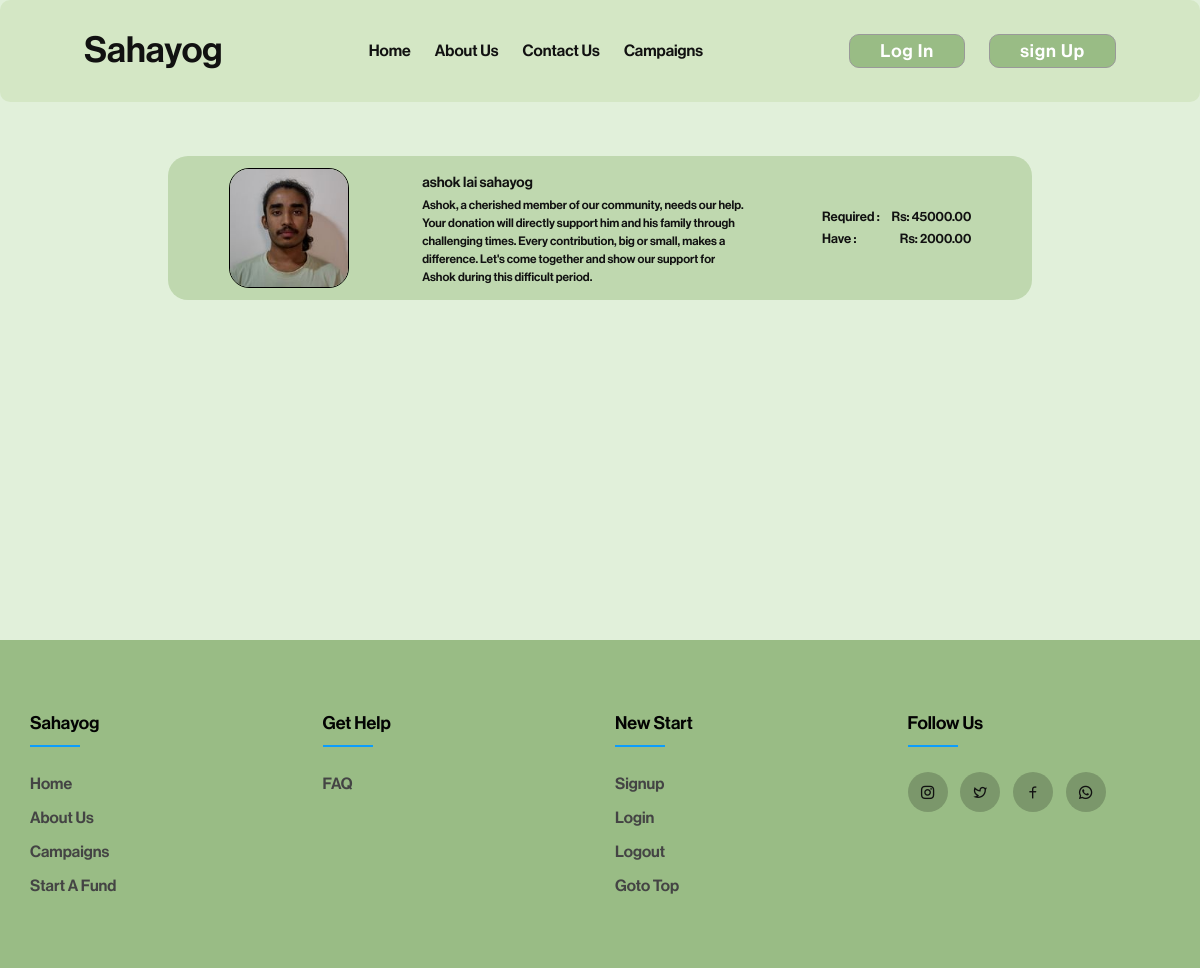
The app's page /campaign/, older data.
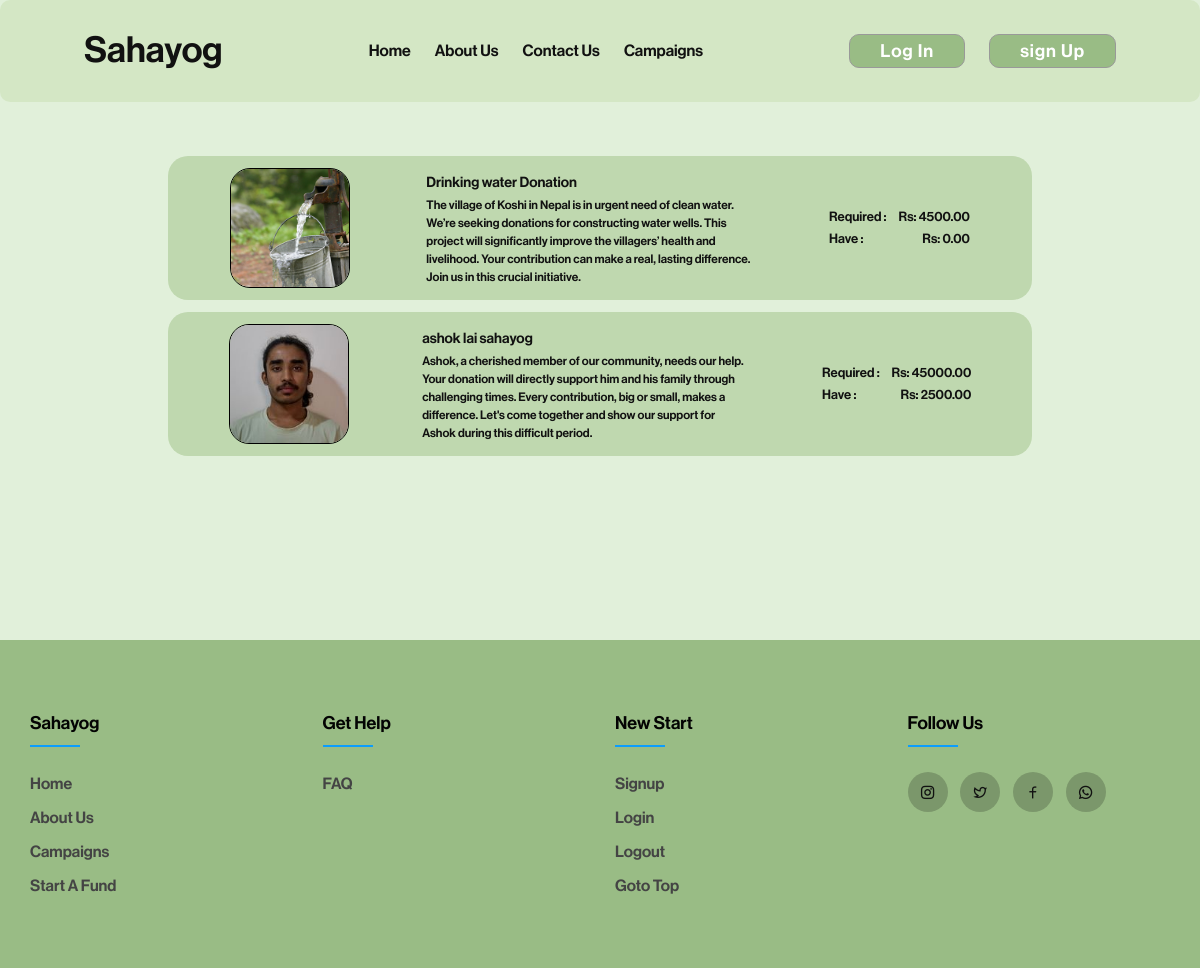
The same page, newer data.
### fundapp/models.py (models this page shows, shortened)
class AllFund(models.Model):
    user = models.ForeignKey(User, on_delete=models.CASCADE, related_name='user_campaign')
    sno = models.AutoField(primary_key=True)
    image = models.ImageField(upload_to="fundapp/images", default="upload-image")
    title = models.CharField(max_length=100)
    description = models.TextField(blank=True)
    campaignType = models.CharField(max_length=100)
    required = models.DecimalField(max_digits=19, decimal_places=10)
    have = models.DecimalField(max_digits=19, decimal_places=10, default=0)
    slug = models.CharField(max_length=130,unique=True, blank=True)
    timeStamp = models.DateField(auto_now_add=True, blank=True)

### fundapp/views.py (the view)
# urls.py: path('campaign/', views.campaign,name='causes'),
def campaign(request):
    allfund= AllFund.objects.all()[::-1]
    context = {"allfund": allfund}
    return render(request, 'campaign.html', context)

### templates/campaign.html (shortened to what this page needs)
{% extends "base.html" %}
{% block stylesheet %}
<link rel="stylesheet" href="/static/css/campaign.css">
{% endblock stylesheet %}
{% block content %}
<div id="main">
    <div id="campaign">
        <div id="each-person-container">
            {% for item in allfund %}
            <a href="/campaign/{{item.slug}}">
                <div class="each-person">
                    <div class="image">
                        <img src="{{item.image.url}}" alt="">
                    </div>
                    <div class="info">
                        <a href="/campaign/{{item.slug}}">{{item.title}}</a>
                        <p>{{item.description}}</p>
                    </div>
                    <ul>
                        <li>required :
                            <span>Rs: {{item.required|floatformat:2}}</span>
                        </li>
                        <li>have :
                            <span>Rs: {{item.have|floatformat:2}}</span>
                        </li>
                    </ul>
                </div>
            </a>
            {% endfor %}
        </div>
    </div>
</div>
{% endblock content %}

### templates/base.html (shortened to what this page needs)
<!DOCTYPE html>
<html>
<head>
    <link rel="stylesheet" href="/static/css/style.css">
    <link rel="stylesheet" href="/static/css/navbar.css">
    <link rel="stylesheet" href="/static/css/index.css">
    <link rel="stylesheet" href="/static/css/footer.css">
    {% block stylesheet %}
    {% endblock stylesheet %}
    <link href="https://cdn.jsdelivr.net/npm/remixicon@4.1.0/fonts/remixicon.css" rel="stylesheet" />
</head>
<body>
    <nav id="navbar">
        <a href="" class="page-title">Sahayog</a>
        <ul>
            <li>
                <a href="/">home</a>
            </li>
            <li>
                <a href="/about">about us</a>
            </li>
            <li>
                <a href="/contact">contact us</a>
            </li>
            <li>
                <a href="/campaign">campaigns</a>
            </li>
        </ul>
        <div>
            {% if user.is_authenticated %}
            <a href="{% url 'logout' %}">
                <button class="login-signup-button" id="signup-button">
                    Log Out
                </button>
            </a>
            <button class="login-signup-button" id="signup-button">
                <a href="/campaignstatus">Campaign Status</a>
            </button>
            <h4>username: <span class="generalspan">{{request.user}}</span></h4>
            {% else %}
            <button class="login-signup-button" id="login-button">
                <a href="/login">Log In</a>
            </button>
            <button class="login-signup-button" id="signup-button">
                <a href="/signup">sign Up</a>
            </button>
            {% endif %}
        </div>
    </nav>
    {% block content %}
    {% endblock content %}
 {% include "footer.html" %}
</body>
</html>

### templates/footer.html
  <footer class="footer">
     <div class="container">
      <div class="row">
        <div class="footer-col">
          <h4>Sahayog</h4>
          <ul>
            <li><a href="/">home</a></li>
            <li><a href="/about">about us</a></li>
            <li><a href="/campaign">campaigns</a></li>
            <li><a href="/startfund">start a fund</a></li>
          </ul>
        </div>
        <div class="footer-col">
          <h4>get help</h4>
          <ul>
            <li><a href="/contact">FAQ</a></li>
          </ul>
        </div>
        <div class="footer-col">
          <h4>New start</h4>
          <ul>
            <li><a href="/signup">signup</a></li>
            <li><a href="/login">login</a></li>
            <li><a href="/logout">logout</a></li>
            <li><a href="#">goto top</a></li>
          </ul>
        </div>
        <div class="footer-col">
          <h4>follow us</h4>
          <div class="social-links">
            <a href="#"><i class="ri-instagram-line"></i></a>
            <a href="#"><i class="ri-twitter-line"></i></a>
            <a href="#"><i class="ri-facebook-line"></i></a>
            <a href="#"><i class="ri-whatsapp-line"></i></a>
          </div>
        </div>
      </div>
     </div>
  </footer>

### static/css/style.css (style rules this page uses)
* { margin: 0; padding: 0; list-style: none; text-decoration: none; box-sizing: border-box; color: #111; font-family: saikripa; scroll-behavior: smooth; }
html, body { height: 100%; width: 100%; position: relative; background: #E1F0DA; }
img { height: 100%; width: 100%; object-fit: cover; background: lightgray; }
#main { position: relative; padding: 10vw 7vw; min-height: 80vh; transition: .3s ease-in-out; }

### static/css/navbar.css (style rules this page uses)
#navbar { background: #D4E7C5; display: flex; justify-content: space-between; align-items: center; position: relative; text-transform: capitalize; padding: 2vw 7vw; border-radius: 10px; position: fixed; width: 100%; z-index: 8; }
#navbar a.page-title { font-size: 3vw; }
#navbar ul { display: flex; justify-content: center; align-items: center; gap: 2vw; font-weight: bold; }
#navbar div { display: flex; justify-content: center; align-items: center; gap: 2vw; }
#navbar div button { padding: 5px 30px; border-radius: 10px; font-size: 18px; letter-spacing: 1px; cursor: pointer; background: #99BC85; color: white; transition: .3s linear; border: 1px solid #999; }
#navbar div button a { width: inherit; height: inherit; color: inherit; }

### static/css/footer.css (style rules this page uses)
body { line-height: 1.5; font-family: 'Poppins', sans-serif; }
* { margin:0; padding:0; box-sizing: border-box; }
.container { max-width: 1170px; margin:auto; }
.row { display: flex; flex-wrap: wrap; }
ul { list-style: none; }
.footer { background-color:#99BC85; ; padding: 70px 0; }
.footer-col { width: 25%; padding: 0 15px; }
.footer-col h4 { font-size: 18px; color: #030303; text-transform: capitalize; margin-bottom: 35px; font-weight: 500; position: relative; }
.footer-col h4::before { content: ''; position: absolute; left:0; bottom: -10px; background-color: #0c9dfd; height: 2px; box-sizing: border-box; width: 50px; }
.footer-col ul li:not(:last-child) { margin-bottom: 10px; }
.footer-col ul li a { font-size: 16px; text-transform: capitalize; color: #ffffff; text-decoration: none; font-weight: 300; color: #444444; display: block; transition: all 0.3s ease; }
.footer-col .social-links a { display: inline-block; height: 40px; width: 40px; background-color: rgba(0, 0, 0, 0.2); margin:0 10px 10px 0; text-align: center; line-height: 40px; border-radius: 50%; color: #ffffff; transition: all 0.5s ease; }

### static/css/campaign.css (style rules this page uses)
#campaign { position: relative; width: 100%; }
#each-person-container { height: 100%; width: 100%; min-height: 20vh; max-height: 90vh; position: relative; display: flex; flex-direction: column; justify-content: flex-start; gap: .5vw; padding: 2vw 7vw; overflow: auto; }
#each-person-container .each-person { width: 100%; display: flex; justify-content: space-around; background: #BFD8AF; height: 12vw; align-items: center; border-radius: 20px; padding: 2vw; }
#each-person-container .each-person div:nth-child(1) { height: 10vw; width: 10vw; border: 1px solid black; border-radius: 20px; overflow: hidden; }
#each-person-container .each-person div:nth-child(2) { display: flex; flex-direction: column; gap: .2vw; font-size: 1.2vw; width: 40%; }
#each-person-container .each-person div:nth-child(2) p { font-size: 1vw; }
#each-person-container .each-person ul { display: flex; flex-direction: column; gap: .2vw; text-transform: capitalize; width: fit-content; align-items: flex-end; }
#each-person-container .each-person ul li { width: 100%; display: flex; gap: 1vw; font-size: 1.1vw; justify-content: space-between; }

Row changes from the older to the newer data that the page shows:
added AllFund: image (picture), title "Drinking water Donation", description "The village of Koshi in Nepal is in urgent need of clean water. We’re seeking donations for constructing water wells. This project will significantly improve the villagers’ health and livelihood. Your contribution can make a real, lasting difference. Join us in this crucial initiative.", required "4500.00", have "0.00"
changed AllFund "ashok lai sahayog": have "2000.00" → "2500.00"
